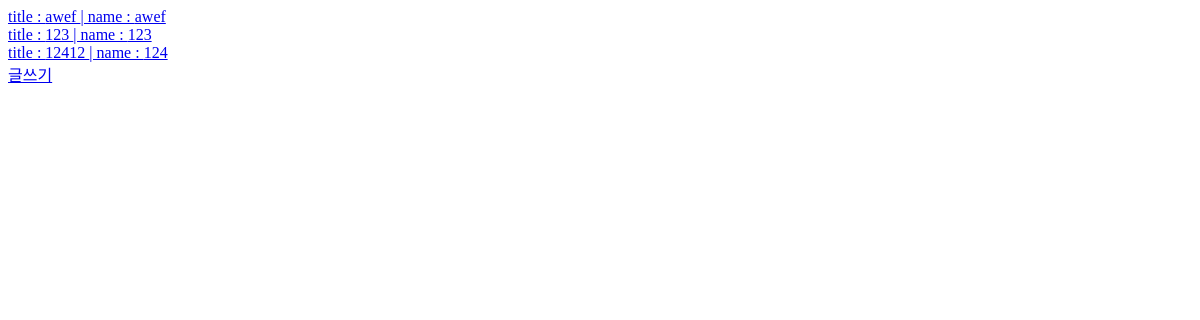
The page /app1/list/ on the database as committed earlier.
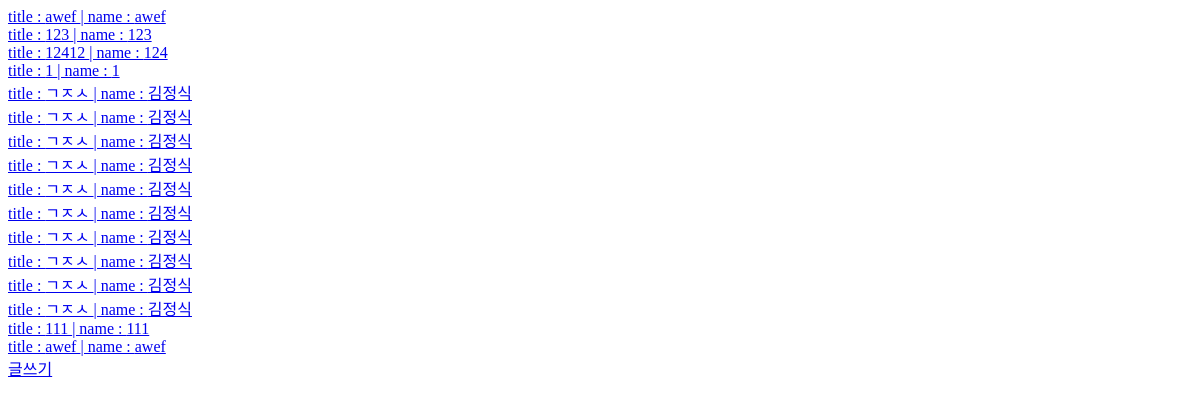
The same page on the database as committed later.
### app1/models.py (models this page shows, shortened)
class dbtest(models.Model):                    # dbtest는 클레스명
    name=models.CharField(max_length=50)
    title=models.CharField(max_length=50)
    content=models.TextField()
    url=models.URLField()
    email=models.EmailField()
    cdate=models.DateTimeField(auto_now_add=True)

### app1/views.py (the view)
# urls.py: path('list/',views.list,name='list'),
def list(request):
    dbCon=dbtest.objects.all()                         #dbtest에 있는 모든  object(내용)을 가져옴
    return render(request,'list.html',{'dbCon':dbCon})

### app1/templates/list.html (shortened to what this page needs)
<html>
<head>
<body>
{% for db in dbCon %}
<a href="/app1/view/{{db.id}} ">title : {{ db.title }} | name : {{db.name}}</a>
<br>
{% endfor %}
<a href="/app1/aw/">글쓰기</a>
</body>
</head>
</html>

Rows that differ between the two databases and show on the page:
added dbtest: title "1", name "1"
added dbtest: title "ㄱㅈㅅ", name "김정식"
added dbtest: title "ㄱㅈㅅ", name "김정식"
added dbtest: title "ㄱㅈㅅ", name "김정식"
added dbtest: title "ㄱㅈㅅ", name "김정식"
added dbtest: title "ㄱㅈㅅ", name "김정식"
added dbtest: title "ㄱㅈㅅ", name "김정식"
added dbtest: title "ㄱㅈㅅ", name "김정식"
added dbtest: title "ㄱㅈㅅ", name "김정식"
added dbtest: title "ㄱㅈㅅ", name "김정식"
added dbtest: title "ㄱㅈㅅ", name "김정식"
added dbtest: title "111", name "111"
added dbtest: title "awef", name "awef"
